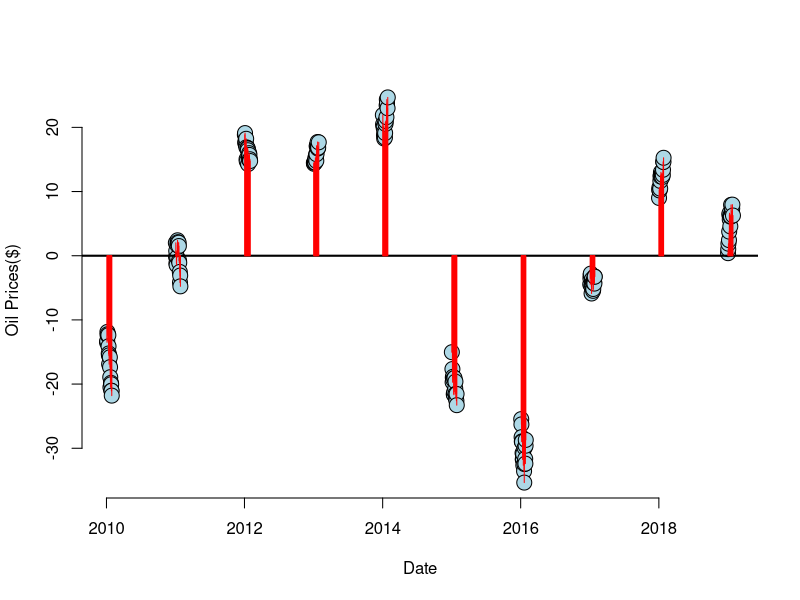

This figure's R source:
## ---- chunk 1
getwd()
setwd("C:/Users/berdi/OneDrive/Documents/datasciencecoursera")
install.packages("readxl")
library("readxl")
file <- read_excel("OilPrices1.xls")

str(file)

## ---- chunk 2
data(file)
y <-file$Per_Gallon_Price; 
x <- file$observation_date;
n <- length(y) 
naa<-length(x)
n

naa
fit <- lm(y ~ x)

e <-resid(fit)

yhat <- predict(fit)




plot(x, e, xlab = "Date", ylab = "Oil Prices($)"
     , bg = "lightblue",
     col = "black", cex =2, pch =21, frame = FALSE)
abline(h =0, lwd =2)

for (i in 1: n)
    lines(c(x[i], x[i]), c(e[i], 0), col = "red", lwd = 1)

